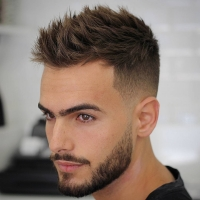
#> input picture hair.jpg, 200 x 200 px
$ python transmittingImages.py
#> lines starting #> are read from the running program, lines starting #| are printed output that depends on the picture
import cv2
import numpy as np
import matplotlib.pyplot as plt

# Interpolation

image = cv2.imread('hair.jpg', 0)
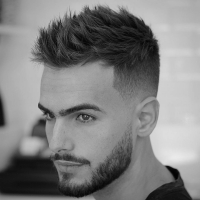
#> image: shape (200, 200); min 3, max 235, mean 127.4

plt.imshow(cv2.cvtColor(image, cv2.COLOR_BGR2RGB))
plt.show()

expand = cv2.resize(image, None, fx=2.0, fy=2.0, interpolation=cv2.INTER_CUBIC)
plt.imshow(cv2.cvtColor(expand, cv2.COLOR_BGR2RGB))
plt.show()

shrink = cv2.resize(image, None, fx=0.8, fy=0.8, interpolation=cv2.INTER_AREA)
plt.imshow(cv2.cvtColor(shrink, cv2.COLOR_BGR2RGB))
plt.show()
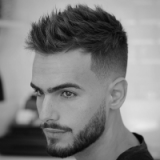
#> shown: shape (160, 160, 3); min 3, max 234, mean 127.4

height, width = image.shape[:2]
#> height = 200; width = 200

M = np.float32([[1, 0, 50], [0, 1, 10]])
dst = cv2.warpAffine(image, M, (width, height))
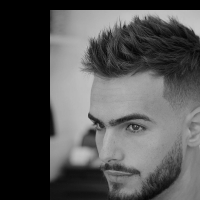
#> dst: shape (200, 200); min 0, max 199, mean 81.1

plt.imshow(cv2.cvtColor(dst, cv2.COLOR_BGR2RGB))
plt.show()

# Image Rotation

M_2 = cv2.getRotationMatrix2D((width / 2, height / 2), 90, 0.5)
dst = cv2.warpAffine(image, M_2, (width, height))
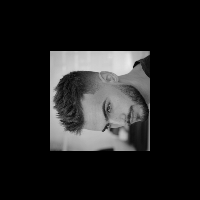
#> dst: shape (200, 200); min 0, max 233, mean 31.8

plt.imshow(cv2.cvtColor(dst, cv2.COLOR_BGR2RGB))
plt.show()

$ run again, with cat.jpg copied over hair.jpg
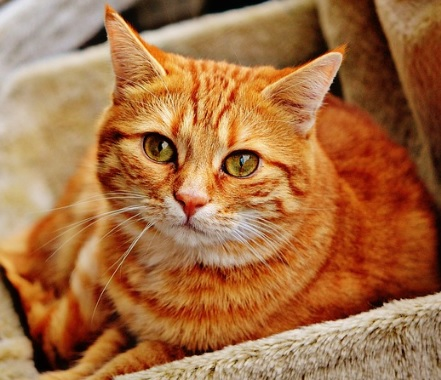
#> input picture cat.jpg, 441 x 380 px
#> `image = cv2.imread('hair.jpg', 0)`:
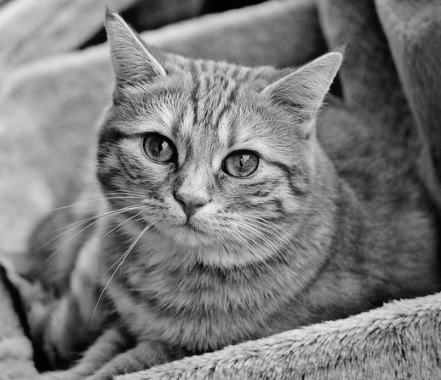
#> image: shape (380, 441); min 0, max 244, mean 121.6
#> `dst = cv2.warpAffine(image, M_2, (width, height))`:
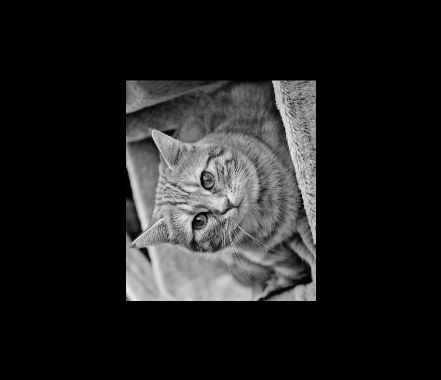
#> dst: shape (380, 441); min 0, max 240, mean 30.5

$ run again, with dog.jpg copied over hair.jpg
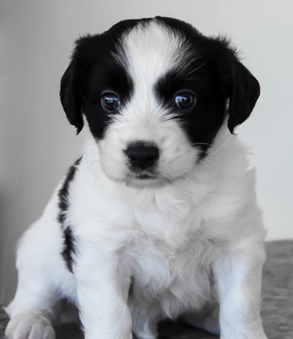
#> input picture dog.jpg, 293 x 339 px
#> `dst = cv2.warpAffine(image, M, (width, height))`:
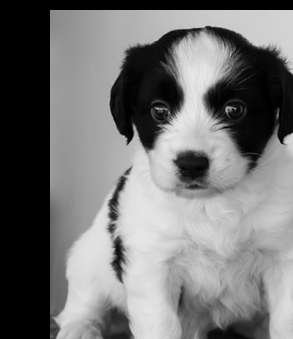
#> dst: shape (339, 293); min 0, max 234, mean 116.2
#> `dst = cv2.warpAffine(image, M_2, (width, height))`:
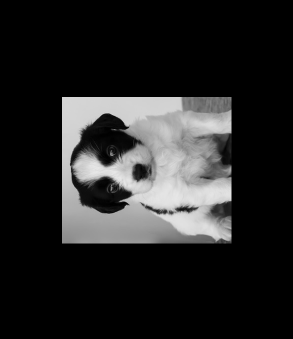
#> dst: shape (339, 293); min 0, max 231, mean 37.4
